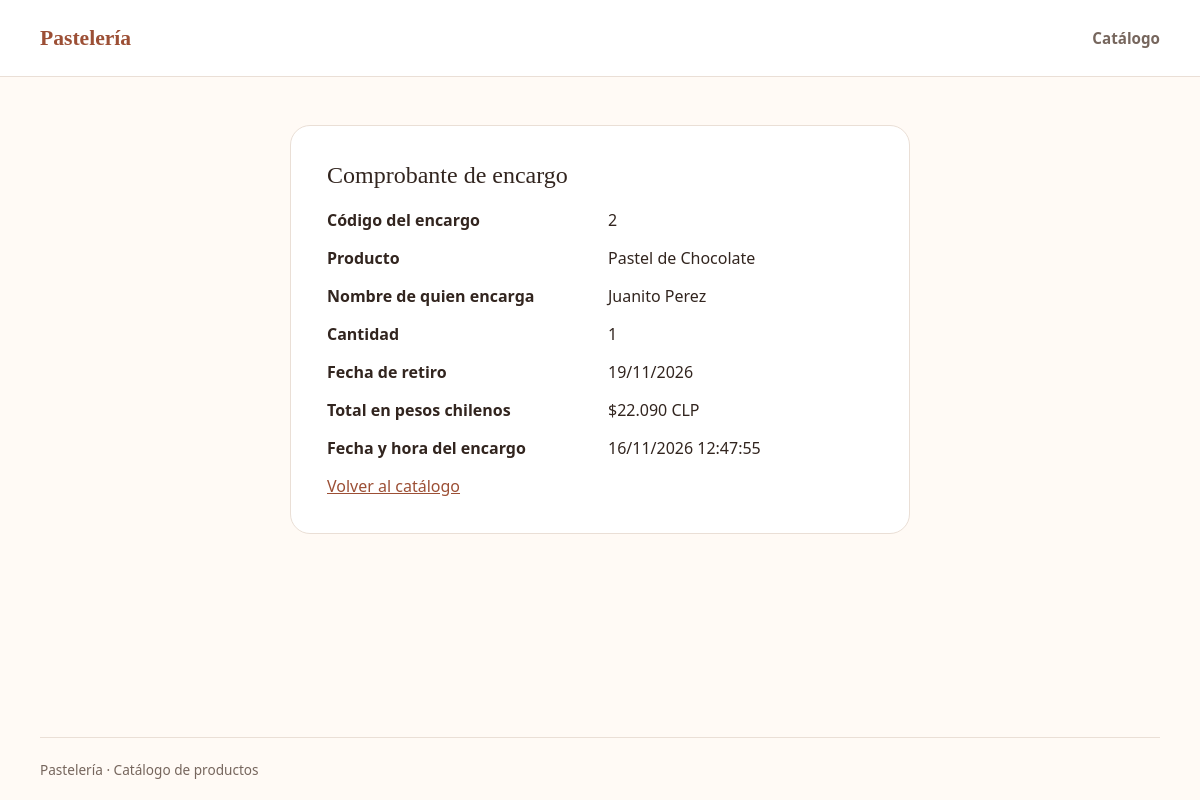
Screenshot of /encargo/2/comprobante/ with the database file from the repository.
### pasteleria/models.py (models this page shows, shortened)
class Encargos(models.Model):
    nombre = models.CharField(max_length=50)
    telefono = models.CharField(max_length=15, blank=True)
    correo = models.EmailField()
    fechapedido = models.DateField()
    fecha_hora = models.DateTimeField(default=timezone.now, null=True, editable=False)
    total = models.IntegerField(null=True, editable=False)
    fecharetiro = models.DateField()
    unidadesApedir = models.SmallIntegerField()
    producto = models.ForeignKey(
        Producto,
        on_delete=models.CASCADE
    )

class Producto(models.Model):
    Linea = models.ForeignKey(
        Linea,
        on_delete=models.CASCADE
    )
    nombre = models.CharField(max_length=30)
    descripcion = models.TextField()
    imagen = models.ImageField(upload_to='productos/', null=True, blank=True)
    porciones = models.SmallIntegerField()
    aptoceliacos = models.BooleanField(default=False)
    stock = models.SmallIntegerField()
    precio = models.IntegerField()
    disponibleparaventa = models.BooleanField()

### pasteleria/views.py (the view)
# urls.py: path('encargo/<int:encargo_id>/comprobante/', views.comprobante, name='comprobante'),
@require_safe
def comprobante(request, encargo_id):
    encargo = get_object_or_404(
        Encargos.objects.select_related('producto'), pk=encargo_id
    )
    total = encargo.total
    if total is None:
        total = encargo.producto.precio * encargo.unidadesApedir
    return render(request, 'comprobante.html', {'encargo': encargo, 'total': total})

### pasteleria/templatetags/catalogo.py (called while the page is built)
@register.filter
def pesos_chilenos(value):
    return f"${int(value):,}".replace(",", ".")

### templates/comprobante.html (shortened to what this page needs)
{% extends 'base.html' %}
{% load catalogo %}
{% block content %}
<section class="receipt" aria-labelledby="comprobante-title">
    <h1 id="comprobante-title">Comprobante de encargo</h1>
    <dl>
        <dt>Código del encargo</dt><dd>{{ encargo.pk }}</dd>
        <dt>Producto</dt><dd>{{ encargo.producto.nombre }}</dd>
        <dt>Nombre de quien encarga</dt><dd>{{ encargo.nombre }}</dd>
        <dt>Cantidad</dt><dd>{{ encargo.unidadesApedir }}</dd>
        <dt>Fecha de retiro</dt><dd>{{ encargo.fecharetiro|date:"d/m/Y" }}</dd>
        <dt>Total en pesos chilenos</dt><dd>{{ total|pesos_chilenos }} CLP</dd>
        <dt>Fecha y hora del encargo</dt>
        <dd>{% if encargo.fecha_hora %}{{ encargo.fecha_hora|date:"d/m/Y H:i:s" }}{% else %}{{ encargo.fechapedido|date:"d/m/Y" }} (hora sin registrar){% endif %}</dd>
    </dl>
    <a href="{% url 'catalogo' %}">Volver al catálogo</a>
</section>
{% endblock %}

### templates/base.html (style rules this page uses)
:root { --ink: #32251f; --muted: #76665d; --accent: #9c4f35; --paper: #fffaf5; --line: #eadfd6; }
* { box-sizing: border-box; }
body { margin: 0; background: var(--paper); color: var(--ink); font-family: system-ui, -apple-system, "Segoe UI", sans-serif; }
a { color: inherit; }

### templates/comprobante.html (style rules this page uses)
.receipt { max-width: 620px; margin: 0 auto; padding: clamp(20px, 5vw, 36px); background: #fff; border: 1px solid var(--line); border-radius: 20px; }
.receipt h1 { margin-top: 0; font-family: Georgia, serif; font-weight: 500; }
.receipt dl { display: grid; grid-template-columns: 1fr 1fr; gap: 16px; }
.receipt dt { font-weight: 600; }
.receipt dd { margin: 0; overflow-wrap: anywhere; }
.receipt a { color: var(--accent); }

### rows the page displays
Encargos: pk "2", producto.nombre "Pastel de Chocolate", nombre "Juanito Perez", unidadesApedir "1", fecharetiro "19/11/2026", fecha_hora "16/11/2026 12:47:55"

### other values shown
{{ total|pesos_chilenos }} "$22.090"
